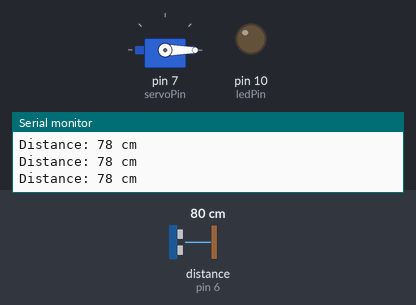
Simulated run of this sketch. Board: Arduino Uno, built with avr-gcc and run on an emulated ATmega328P. On the bench: servo, output pins drawn as LEDs (lit = HIGH), the last lines printed to the serial monitor. Wiring (inferred from the names in the program): ultrasonic range finder: trigger pin 5; echo pin 6. The inputs (shaded band) are chosen by the test bench; at power-on: distance to the obstacle (sensor on pin 6) 80 cm. The echo pulse lasts 58.3 µs per cm; pins used as bus, display or sensor lines are not drawn.

Above: at 1.7 s.
1.8 s: distance to the obstacle (sensor on pin 6) set to 55 cm
3.3 s: distance to the obstacle (sensor on pin 6) set to 45 cm
At 4.6 s:
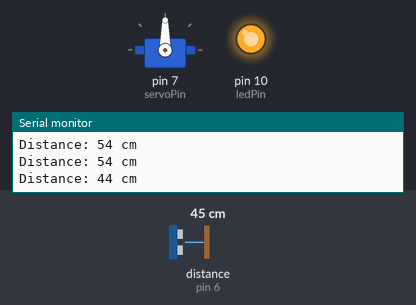
4.9 s: distance to the obstacle (sensor on pin 6) set to 60 cm
At 6.8 s:
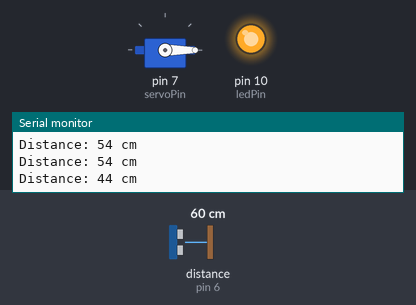
7.9 s: distance to the obstacle (sensor on pin 6) set to 2 cm
At 9.0 s:
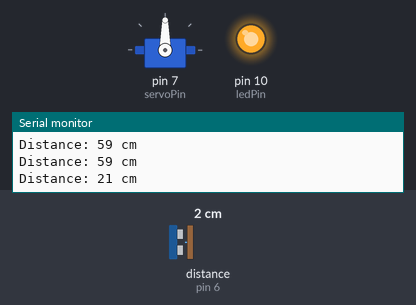
Timing chart, 0 to 10.4 s (numbered marks = the images above; inputs shaded):
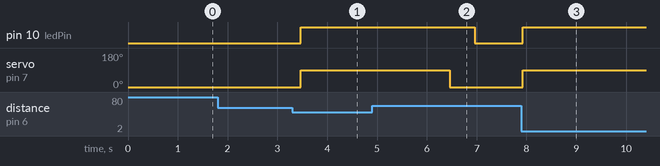

The sketch:

Smart_dustbin.ino
```cpp
#include <Servo.h>

Servo servo;

// Pin definitions
const int trigPin = 5;
const int echoPin = 6;
const int servoPin = 7;
const int ledPin = 10;

// Variables
long duration;
int distance;
int avgDistance[3];

void setup() {
  Serial.begin(9600);
  servo.attach(servoPin);
  pinMode(trigPin, OUTPUT);
  pinMode(echoPin, INPUT);
  pinMode(ledPin, OUTPUT);

  servo.write(0);  // Start with lid closed
  delay(500);
  servo.detach();
  Serial.println("Smart Dustbin Ready!");
}

int measureDistance() {
  // Trigger the ultrasonic pulse
  digitalWrite(trigPin, LOW);
  delayMicroseconds(5);
  digitalWrite(trigPin, HIGH);
  delayMicroseconds(15);
  digitalWrite(trigPin, LOW);

  // Read the echo pulse
  duration = pulseIn(echoPin, HIGH);
  int dist = duration * 0.034 / 2;  // Convert to cm
  return dist;
}

void loop() {
  // Take 3 distance samples for smoother readings
  for (int i = 0; i < 3; i++) {
    avgDistance[i] = measureDistance();
    delay(10);
  }

  // Average the readings
  distance = (avgDistance[0] + avgDistance[1] + avgDistance[2]) / 3;

  Serial.print("Distance: ");
  Serial.print(distance);
  Serial.println(" cm");

  // Open lid if object is close
  if (distance < 50) {
    digitalWrite(ledPin, HIGH);  // Turn on LED to indicate detection
    servo.attach(servoPin);
    servo.write(90);             // Open lid
    delay(3000);
    servo.write(0);              // Close lid
    delay(500);
    servo.detach();
    digitalWrite(ledPin, LOW);   // Turn off LED
  }

  delay(200);
}
```

Measured:
- the behaviour switches between 51 and 50 cm on distance to the obstacle (sensor on pin 6) (found by bisection; images 0 and 1)
- after the input at 3.3 s, pin 10 (ledPin): LOW → HIGH after 0.16 s; servo on pin 7 (servoPin): 0° → 90° after 0.16 s
- after the input at 4.9 s, pin 10 (ledPin): goes on until 7.0 s, then stays LOW; servo on pin 7 (servoPin): goes on until 6.5 s, then stays 0°
- after the input at 7.9 s, pin 10 (ledPin): LOW → HIGH at once; servo on pin 7 (servoPin): 0° → 90° at once
